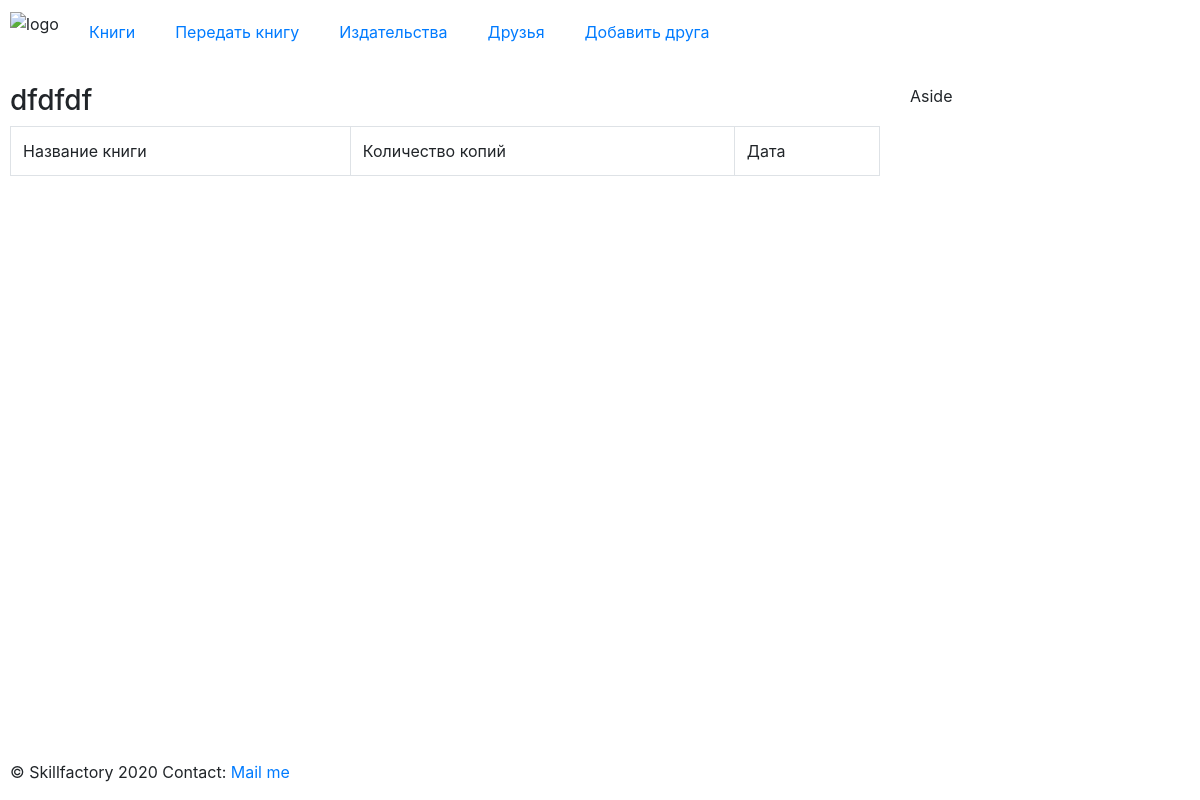
The app's page /friends/3, older data.
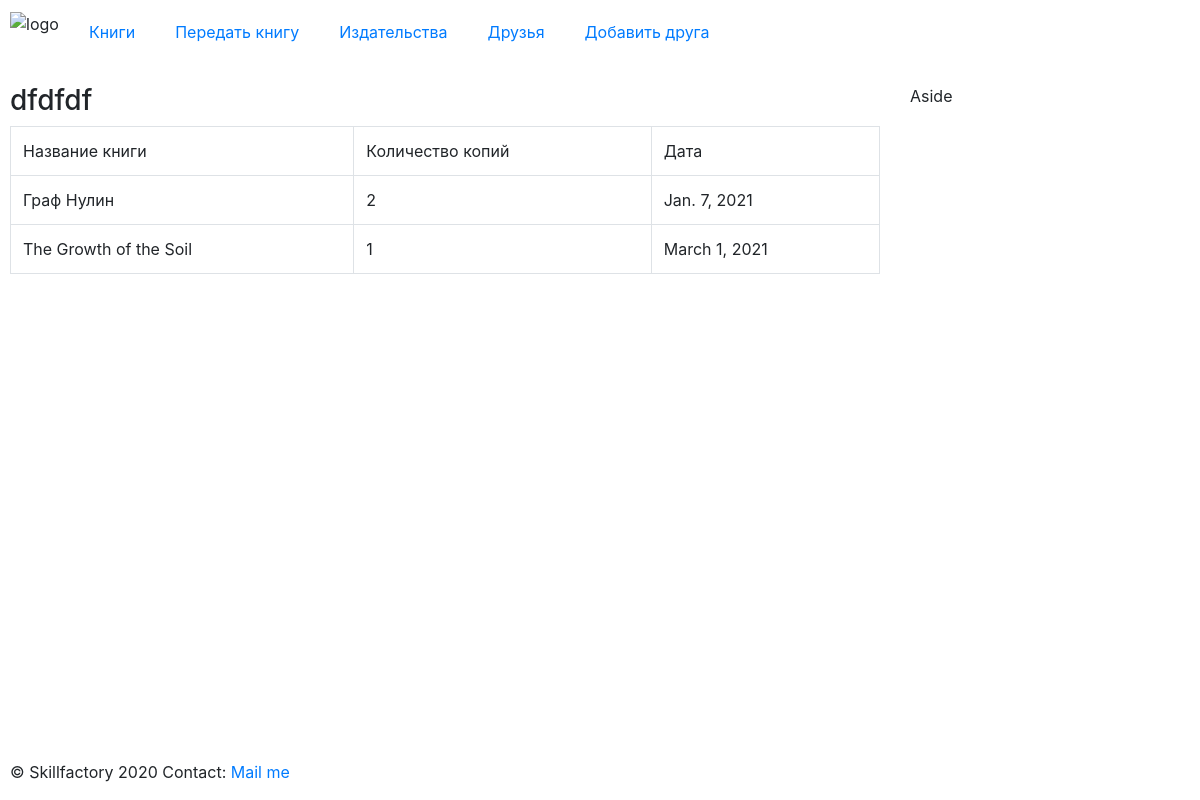
The same page, newer data.
### p_library/models.py (models this page shows, shortened)
class Friend(models.Model):
    name = models.TextField()

class BookReader(models.Model):
    book = models.ForeignKey(Book, on_delete=models.CASCADE)
    friend = models.ForeignKey(Friend, on_delete=models.CASCADE)
    date_send = models.DateField()
    copy_count_send = models.PositiveSmallIntegerField(default=1)

class Book(models.Model):
    ISBN = models.CharField(max_length=13)
    title = models.TextField()
    description = models.TextField()
    year_release = models.SmallIntegerField()
    price = models.FloatField()
    copy_count = models.PositiveSmallIntegerField(default=1)
    author = models.ForeignKey(Author, on_delete=models.CASCADE)
    publisher = models.ForeignKey(Publisher, null=True, on_delete=models.SET_NULL)
    book_reader = models.ManyToManyField(Friend, through='BookReader')

### p_library/views.py (the view)
# urls.py: path('friends/<int:pk>', views.FriendDetail.as_view(), name='friend_detail'),
class FriendDetail(DetailView):
    model = Friend
    template_name = 'friend_detail.html'
    def get_context_data(self, **kwargs):
        context = super().get_context_data(**kwargs)
        context["sent_books"] = self.object.bookreader_set.all()
        return context

### p_library/templates/friend_detail.html (shortened to what this page needs)
{% extends "./base.html" %}
{% block content %}
<h3>{{ object.name }}</h3>
<table class="table table-bordered">
    <tr>
        <td scope="col">Название книги</td>
        <td scope="col">Количество копий</td>
        <td scope="col">Дата</td>
    </tr>
    {% for item in sent_books %}
    <tr>
        <td >{{ item.book.title }}</td>
        <td>{{ item.copy_count_send }}</td>
        <td>{{ item.date_send }}</td>
    </tr>
    {% endfor %}
</table>
{% endblock %}

### p_library/templates/base.html (shortened to what this page needs)
{% load static %}
<!doctype html>
<html lang="ru">
<head>
	<link rel="stylesheet" href="https://maxcdn.bootstrapcdn.com/bootstrap/4.0.0/css/bootstrap.min.css">
    <link rel="stylesheet" href="{% static 'css/main.css' %}">
</head>
<body>
	<header>
		<div class="logo"> <img src="{% static 'logo/logo.png' %}" width=293 height=125 alt="logo">
		</div>
		<nav>
			<ul class="nav">
				<li class="nav-item"><a href="{% url 'p_library:books' %}">Книги</a>
				<li class="nav-item"><a href="{% url 'p_library:book_send' %}">Передать книгу</a>
				<li class="nav-item"><a href="{% url 'p_library:publishers' %}">Издательства</a>
				<li class="nav-item"><a href="{% url 'p_library:friend_list' %}">Друзья</a>
				<li class="nav-item"><a href="{% url 'p_library:friend_create' %}">Добавить друга</a>
			</ul>
		</nav>
	</header>
	<main>
		<div class="main_wrapper">
            {% block content %}
            {% endblock %}
		</div>
	</main>
	<aside>
		<div>
			<span>Aside</span>
		</div>
	</aside>
	<footer>
		<div class="address">
			<address>
				&copy; Skillfactory 2020  Contact: <a href="mailto:azat715@gmail.com">Mail me</a>
			</address>
		</div>
	</footer>
</body>
</html>

### p_library/static/css/main.css (style rules this page uses)
body { display: grid; grid-template-areas: "header header" "main aside" "footer footer"; grid-template-rows: auto 1fr auto; grid-template-columns: 1fr 300px; grid-gap: 10px; height: 100vh; margin: 0; }
header { grid-area: header; display: flex; flex-wrap: wrap; }
nav ul { display: flex; list-style: none; margin: 0; padding: 0; }
nav li { display: block; margin: 20px; }
main { grid-area: main; }
.address, .logo, aside, .main_wrapper { margin: 10px; }
aside { grid-area: aside; }
footer { grid-area: footer; }
@media (min-width: 576px) { .main_wrapper { max-width: 540px; } }
@media (min-width: 768px) { .main_wrapper { max-width: 720px; } }
@media (min-width: 992px) { .main_wrapper { max-width: 960px; } }
@media (min-width: 1200px) { .main_wrapper { max-width: 1140px; } }

Row changes from the older to the newer data that the page shows:
added BookReader: book "Граф Нулин", copy_count_send "2", date_send "Jan. 7, 2021"
added BookReader: book "The Growth of the Soil", copy_count_send "1", date_send "March 1, 2021"
